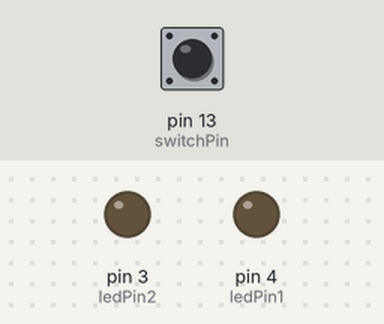
A sketch run on a simulated Arduino Uno, built with avr-gcc and run on an emulated ATmega328P. Shown: output pins drawn as LEDs (lit = HIGH). The test bench sets the inputs (shaded band); at power-on: pin 13 (switchPin) LOW.

Above: at 1.2 s.
1.3 s: pin 13 (switchPin) pulled HIGH for 0.15 s
At 1.37 s:
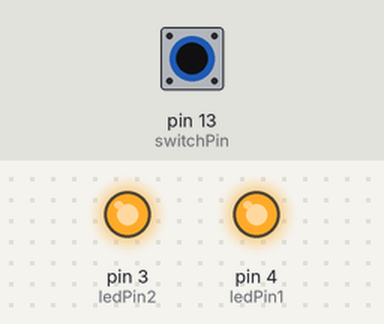
2.9 s: pin 13 (switchPin) pulled HIGH for 3.2 s
At 6.6 s:
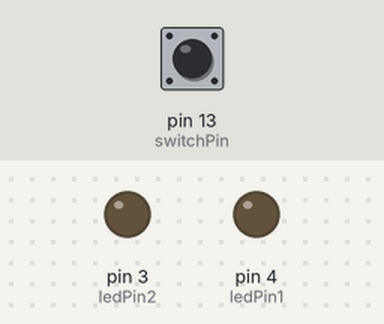
Timing chart, 0 to 8.1 s (numbered marks = the images above; inputs shaded):
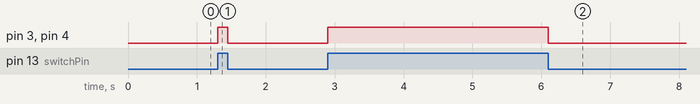

The sketch:

LED_lantern_SWITCH.ino
```cpp
//THIS CODE IS FOR THE BUTTON + LED

//constant variables
const int switchPin = 13;
const int ledPin1 = 4;
const int ledPin2 = 3;

//variables that change
int switchState = 0;

void setup() {
  pinMode(ledPin1, OUTPUT);
  pinMode(ledPin2, OUTPUT);
  pinMode(switchPin, INPUT);
}

void loop() {
  switchState = digitalRead(switchPin);

  if (switchState == HIGH) {
    digitalWrite(ledPin1, HIGH);
    digitalWrite(ledPin2, HIGH);

  } else {
    digitalWrite(ledPin1, LOW);
    digitalWrite(ledPin2, LOW);

  }
}
```

Measured:
- after the input at 1.3 s, pin 3 (ledPin2), pin 4 (ledPin1): LOW → HIGH at once, → LOW 0.15 s later
- after the input at 2.9 s, pin 3 (ledPin2), pin 4 (ledPin1): LOW → HIGH at once, → LOW 3.2 s later
